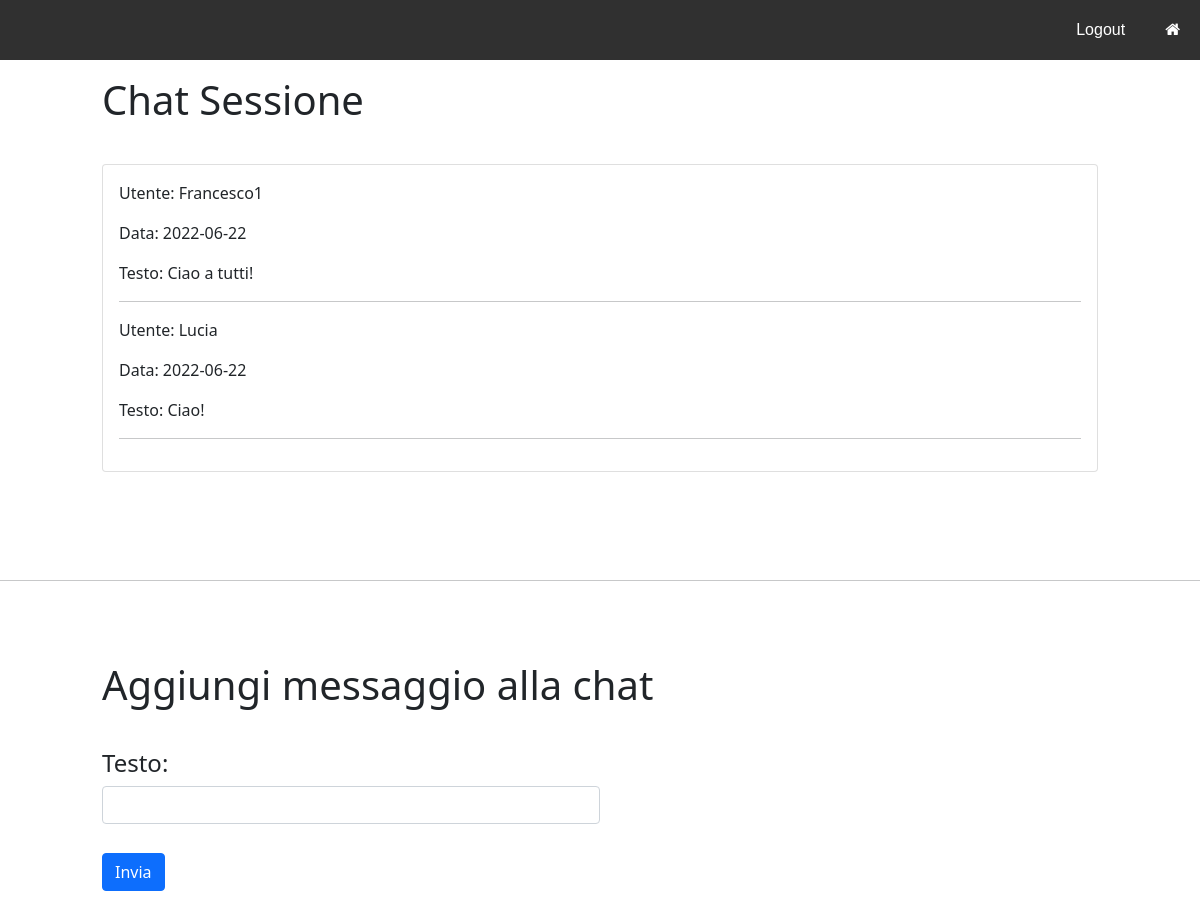
/php/chat.php?codiceSessione=200622, run on the app's committed database.
### tables this page shows
CREATE TABLE MESSAGGIO(
	CodiceSessione INT,
    UsernameUtente VARCHAR(100),
	DataMessaggio DATE,
    TestoMessaggio VARCHAR(500),
    PRIMARY KEY(CodiceSessione,UsernameUtente,DataMessaggio,TestoMessaggio),
    FOREIGN KEY(CodiceSessione) REFERENCES SESSIONE(Codice) ON DELETE CASCADE,
    FOREIGN KEY(UsernameUtente) REFERENCES UTENTE(Username) ON DELETE CASCADE
);

### php/chat.php (called while the page is built)
<?php
    require_once 'connection.php';
    $codiceSessione = $_GET["codiceSessione"];
    $templateParams["sessione"] = $dbh->getSessioneByCodice($_GET["codiceSessione"]);
    $templateParams['messaggi'] = $dbh -> getMessaggiBySessione($templateParams["sessione"][0]["Codice"]);
    require 'template/templateChat.php';
?>

### php/database.php (called while the page is built, shortened)
<?php
    class DatabaseHelper{
        private $db;
        public function __construct($servername, $username, $password, $dbname, $port){
            $this->db = new mysqli($servername, $username, $password, $dbname, $port);
        }
         public function getMessaggiBySessione($codice){
            $query = "SELECT * FROM MESSAGGIO WHERE CodiceSessione = ?";
            $stmt = $this->db->prepare($query);
            $stmt->bind_param('i',$codice);
            $stmt->execute();
            $result = $stmt->get_result();
            return $result->fetch_all(MYSQLI_ASSOC);
        }
        public function getSessionebyCodice($codiceSess){
            $query = "SELECT * FROM SESSIONE WHERE Codice=?";
            $stmt = $this->db->prepare($query);
            $stmt->bind_param('i',$codiceSess);
            $stmt->execute();
            $result = $stmt->get_result();
            return $result->fetch_all(MYSQLI_ASSOC);
        }
    }
?>

### php/connection.php (called while the page is built, shortened)
<?php
    require_once("database.php");
    $dbh = new DatabaseHelper("localhost", "root", "root", "CONFVIRTUAL", 8889);
?>

### php/template/templateChat.php (the view, shortened to what this page needs)
<!DOCTYPE html>
<html>
    <head>
        <link rel="stylesheet" href="../css/styleHome.css">
        <link href="https://cdn.jsdelivr.net/npm/bootstrap@5.1.3/dist/css/bootstrap.min.css" rel="stylesheet">
        <link rel="stylesheet" href="https://cdnjs.cloudflare.com/ajax/libs/font-awesome/4.7.0/css/font-awesome.min.css">
        <link rel="stylesheet" href="https://cdnjs.cloudflare.com/ajax/libs/font-awesome/4.7.0/css/font-awesome.min.css">
    </head>
    <body>
        <ul>
            <li style="float:right"><a href="../php/paginaUtente.php"><i class="fa fa-home"></i></a></li>
            <li style="float:right"><a href="../php/logout.php">Logout</a></li>
        </ul>
        <div class="row">
            <div class="col-md-1"></div>
            <div class="col-md-10">
                <h1 style="margin-bottom: 40px;">Chat Sessione</h1>
                <div class="card" style="margin-bottom: 20px;">
                    <div class="card-body">
                        <?php foreach($templateParams['messaggi'] as $messaggio): ?>
                            <p class="card-text">Utente: <?php echo $messaggio["UsernameUtente"]?></p>
                            <p class="card-text">Data: <?php echo $messaggio["DataMessaggio"]?></p>
                            <p class="card-text"> Testo: <?php echo $messaggio["TestoMessaggio"]?></p>
                            <hr>
                        <?php endforeach; ?>
                    </div>
                </div>
            </div>
        </div><br><br>
        <br><hr><br>
        <div class="row">
            <div class="col-md-1"></div>
            <div class="col-md-10">
                <h1 style="margin-top: 40px; margin-bottom: 40px;"> Aggiungi messaggio alla chat </h1>
                <h4 class="mb-3">
                <form method="post" action="./messaggio.php?codiceSessione=<?php echo $codiceSessione?>">
                    <div class="col-md-6">
                        <label for="inputEmail4" class="form-label">Testo:</label>
                        <input type="text" class="form-control" id="testo" name="testo">
                    </div>
                    <div class="col-md-6"><br>
                        <button type="submit" name="btnInserisciMessaggio" class="btn btn-primary">Invia</button>
                    </div>
                </form>
            </div>
        </div>
    </body>
</html>

### css/styleHome.css (style rules this page uses)
ul { list-style-type: none; margin: 0; padding: 0; overflow: hidden; background-color: #303030; }
li { float: left; }
li a { display: block; color: white; text-align: center; padding: 18px 20px; text-decoration: none; font-family: 'Poppins', sans-serif; }

### data on the page
messaggio: UsernameUtente "Francesco1", DataMessaggio "2022-06-22", TestoMessaggio "Ciao a tutti!"
messaggio: UsernameUtente "Lucia", DataMessaggio "2022-06-22", TestoMessaggio "Ciao!"
